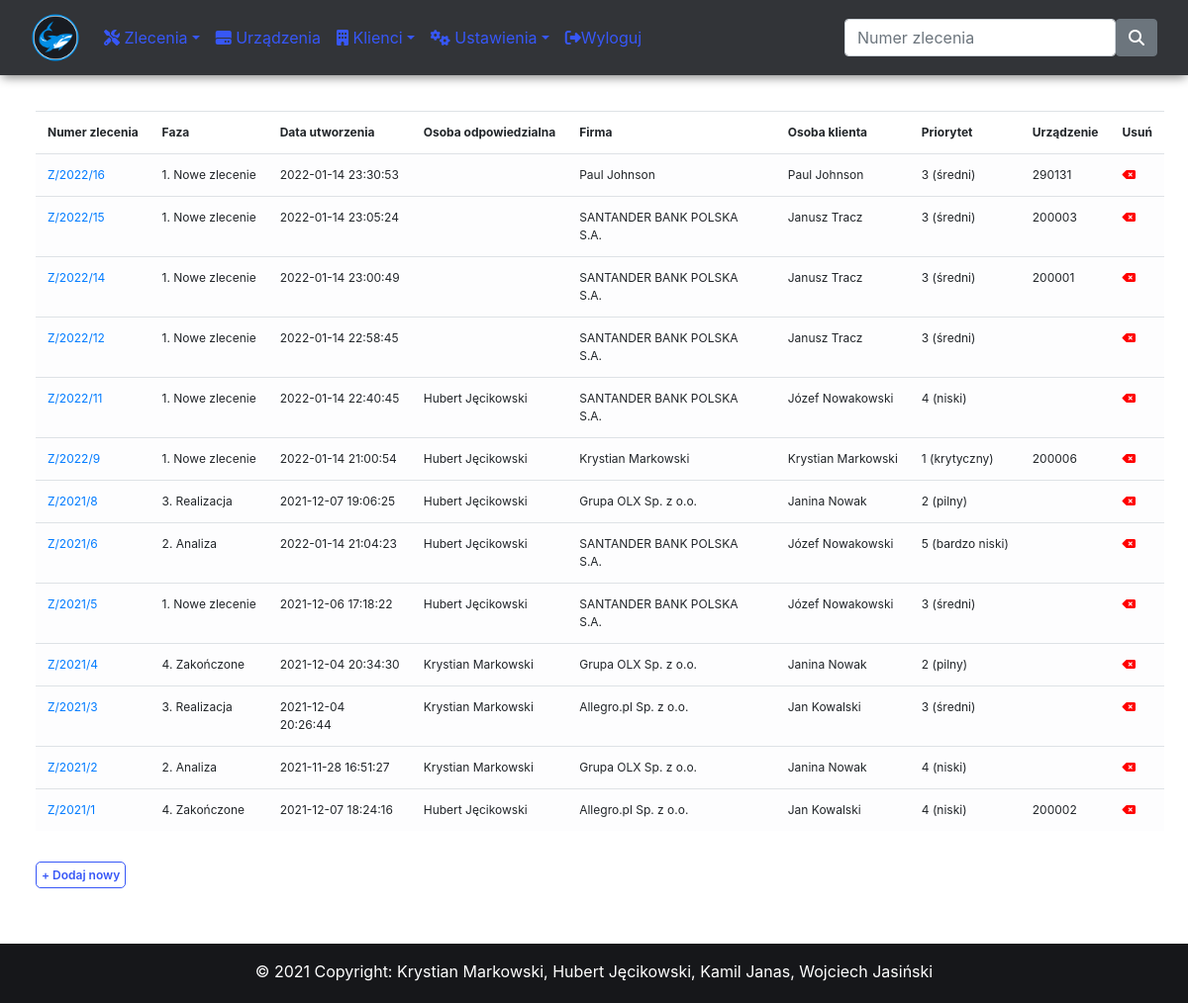
The page /contractList.php (signed in) on the database its author committed.
### tables this page shows
CREATE TABLE `contract` (
  `contract_id` int(11) NOT NULL,
  `contract_number` varchar(50) NOT NULL,
  `phase_id` int(11) NOT NULL,
  `employee_id` int(11) NOT NULL,
  `company_id` int(11) NOT NULL,
  `company_user_id` int(11) NOT NULL,
  `description` text NOT NULL,
  `priority` int(11) NOT NULL,
  `creation_date` timestamp NOT NULL DEFAULT current_timestamp() ON UPDATE current_timestamp()
);

CREATE TABLE `phase` (
  `phase_id` int(11) NOT NULL,
  `name` varchar(250) NOT NULL
);

CREATE TABLE `company` (
  `company_id` int(11) NOT NULL,
  `name` varchar(250) NOT NULL,
  `short_name` varchar(250) NOT NULL,
  `NIP` varchar(10) DEFAULT NULL
);

CREATE TABLE `device` (
  `device_id` int(11) NOT NULL,
  `serial_number` varchar(150) NOT NULL,
  `name` varchar(400) NOT NULL,
  `contract_id` int(11) DEFAULT NULL
);

### contractList.php (the view, shortened to what this page needs)
<?php
    require_once "connect.php";
?>
<!doctype html>
<html lang="pl">
    <head>
        <link href="css/bootstrap.min.css" rel="stylesheet">
        <link href="css/login_form.css" rel="stylesheet">
        <link href="css/style.css" rel="stylesheet">
    </head>
<body id="contract-list">
<?php
    include_once "menu.php";
    $user_type = $_SESSION['user_type'];
?>
    <table class="table table-responsive standard-list">
        <thead>
            <td>Numer zlecenia</td>
            <td>Faza</td>
            <td>Data utworzenia</td>
            <td>Osoba odpowiedzialna</td>
            <td>Firma</td>
            <td>Osoba klienta</td>
            <td>Priorytet</td>
            <td>Urządzenie</td>
            <td>Usuń</td>
        </thead>
        <tbody class="table-hover">
            <?php
                $contracts = $con->query('
                SELECT
                    contract_id,
                    contract_number,
                    phase.name AS "phase",
                    creation_date,
                    CONCAT(employee.first_name, " ", employee.last_name) AS "employee",
                    company.name AS "company",
                    CONCAT(company_user.first_name, " ", company_user.last_name) AS "company_user",
                    CASE
                        WHEN priority = 1 THEN "1 (krytyczny)"
                        WHEN priority = 2 THEN "2 (pilny)"
                        WHEN priority = 3 THEN "3 (średni)"
                        WHEN priority = 4 THEN "4 (niski)"
                        WHEN priority = 5 THEN "5 (bardzo niski)"
                    END AS "priority",
                    device.serial_number as "serial_number"
                FROM contract
                LEFT JOIN phase using (phase_id)
                LEFT JOIN company using (company_id)
                LEFT JOIN company_user using (company_user_id)
                LEFT JOIN employee using (employee_id)
                LEFT JOIN device using (contract_id)
                WHERE (CASE WHEN '.$user_type.' = 2 THEN contract.company_id = '.$_SESSION['company_id'].'
                ELSE true END)
                ORDER BY contract_id DESC
                ');
                while($contract = $contracts->fetch_assoc())
                {
                    echo '<tr class="table-light">
                        <td><a href="contractCard.php?id='.$contract['contract_id'].'">'.$contract['contract_number'].'</td>
                        <td>'.$contract['phase'].'</td>
                        <td>'.$contract['creation_date'].'</td>
                        <td>'.$contract['employee'].'</td>
                        <td>'.$contract['company'].'</td>
                        <td>'.$contract['company_user'].'</td>
                        <td>'.$contract['priority'].'</td>
                        <td>'.$contract['serial_number'].'</td>
                        <td><a href="delete.php?contract_id='.$contract['contract_id'].'"><i class="fas fa-backspace"></i></a>
                    </tr>
                    ';
                }
            ?>
        </tbody>
    </table>
    <a class="add-new" href="contractCard_new.php">+ Dodaj nowy</a>
    <?php include_once "footer.php" ?>
</body>
</html>

### css/style.css (style rules this page uses)
.standard-list { margin: 3%; }
.standard-list thead { font-weight: bold; border-bottom: 1px solid rgba(0,0,0,.125); }
body#contract-list { background-color: #fff; font-family: -apple-system, BlinkMacSystemFont, Roboto, 'Segoe UI', Oxygen, Ubuntu, Cantarell, 'Open Sans', 'Helvetica Neue', sans-serif; font-size: 12px; }
.add-new { margin: 3%; border: 1px solid #3757F7; color: #3757F7; border-radius: 5px; padding: 5px; font-weight: 600; }
.fa-backspace { color: red; }
.table { max-width: 95%; }

### rows shown on the page
contract: contract_number "Z/2022/16", phase.name "1. Nowe zlecenie", creation_date "2022-01-14 23:30:53", company.name "Paul Johnson", company_user "Paul Johnson", priority "3 (średni)", device.serial_number "290131"
contract: contract_number "Z/2022/15", phase.name "1. Nowe zlecenie", creation_date "2022-01-14 23:05:24", company.name "SANTANDER BANK POLSKA S.A.", company_user "Janusz Tracz", priority "3 (średni)", device.serial_number "200003"
contract: contract_number "Z/2022/14", phase.name "1. Nowe zlecenie", creation_date "2022-01-14 23:00:49", company.name "SANTANDER BANK POLSKA S.A.", company_user "Janusz Tracz", priority "3 (średni)", device.serial_number "200001"
contract: contract_number "Z/2022/12", phase.name "1. Nowe zlecenie", creation_date "2022-01-14 22:58:45", company.name "SANTANDER BANK POLSKA S.A.", company_user "Janusz Tracz", priority "3 (średni)"
contract: contract_number "Z/2022/11", phase.name "1. Nowe zlecenie", creation_date "2022-01-14 22:40:45", employee "Hubert Jęcikowski", company.name "SANTANDER BANK POLSKA S.A.", company_user "Józef Nowakowski", priority "4 (niski)"
contract: contract_number "Z/2022/9", phase.name "1. Nowe zlecenie", creation_date "2022-01-14 21:00:54", employee "Hubert Jęcikowski", company.name "Krystian Markowski", company_user "Krystian Markowski", priority "1 (krytyczny)", device.serial_number "200006"
contract: contract_number "Z/2021/8", phase.name "3. Realizacja", creation_date "2021-12-07 19:06:25", employee "Hubert Jęcikowski", company.name "Grupa OLX Sp. z o.o.", company_user "Janina Nowak", priority "2 (pilny)"
contract: contract_number "Z/2021/6", phase.name "2. Analiza", creation_date "2022-01-14 21:04:23", employee "Hubert Jęcikowski", company.name "SANTANDER BANK POLSKA S.A.", company_user "Józef Nowakowski", priority "5 (bardzo niski)"
contract: contract_number "Z/2021/5", phase.name "1. Nowe zlecenie", creation_date "2021-12-06 17:18:22", employee "Hubert Jęcikowski", company.name "SANTANDER BANK POLSKA S.A.", company_user "Józef Nowakowski", priority "3 (średni)"
contract: contract_number "Z/2021/4", phase.name "4. Zakończone", creation_date "2021-12-04 20:34:30", employee "Krystian Markowski", company.name "Grupa OLX Sp. z o.o.", company_user "Janina Nowak", priority "2 (pilny)"
contract: contract_number "Z/2021/3", phase.name "3. Realizacja", creation_date "2021-12-04 20:26:44", employee "Krystian Markowski", company.name "Allegro.pl Sp. z o.o.", company_user "Jan Kowalski", priority "3 (średni)"
contract: contract_number "Z/2021/2", phase.name "2. Analiza", creation_date "2021-11-28 16:51:27", employee "Krystian Markowski", company.name "Grupa OLX Sp. z o.o.", company_user "Janina Nowak", priority "4 (niski)"
contract: contract_number "Z/2021/1", phase.name "4. Zakończone", creation_date "2021-12-07 18:24:16", employee "Hubert Jęcikowski", company.name "Allegro.pl Sp. z o.o.", company_user "Jan Kowalski", priority "4 (niski)", device.serial_number "200002"
